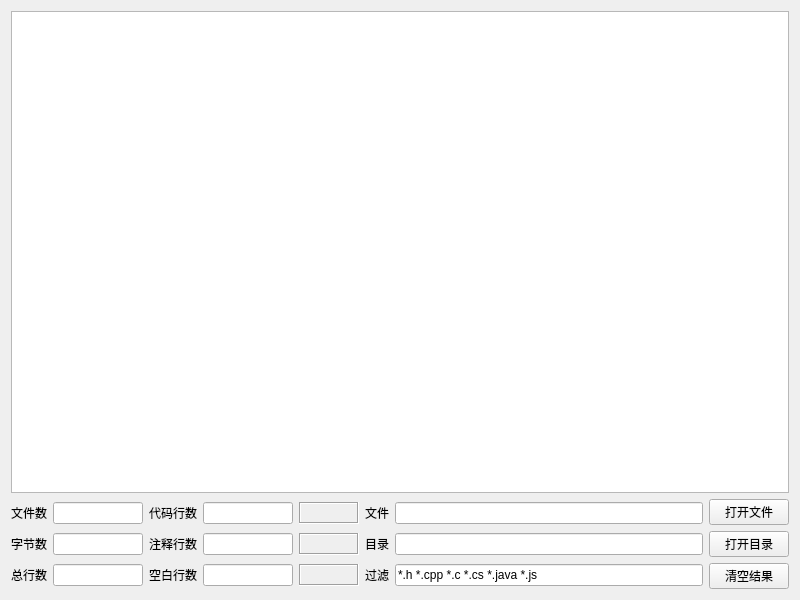
<?xml version="1.0" encoding="UTF-8"?>
<ui version="4.0">
 <class>frmCodeCount</class>
 <widget class="QWidget" name="frmCodeCount">
  <property name="geometry">
   <rect>
    <x>0</x>
    <y>0</y>
    <width>800</width>
    <height>600</height>
   </rect>
  </property>
  <layout class="QVBoxLayout" name="verticalLayout_2">
   <item>
    <widget class="QTableWidget" name="tableWidget"/>
   </item>
   <item>
    <widget class="QWidget" name="widget" native="true">
     <layout class="QGridLayout" name="gridLayout_2">
      <property name="leftMargin">
       <number>0</number>
      </property>
      <property name="topMargin">
       <number>0</number>
      </property>
      <property name="rightMargin">
       <number>0</number>
      </property>
      <property name="bottomMargin">
       <number>0</number>
      </property>
      <item row="0" column="0" rowspan="3">
       <layout class="QGridLayout" name="gridLayout">
        <item row="0" column="3">
         <widget class="QLineEdit" name="txtCode">
          <property name="minimumSize">
           <size>
            <width>90</width>
            <height>0</height>
           </size>
          </property>
          <property name="maximumSize">
           <size>
            <width>80</width>
            <height>16777215</height>
           </size>
          </property>
          <property name="alignment">
           <set>Qt::AlignCenter</set>
          </property>
          <property name="readOnly">
           <bool>true</bool>
          </property>
         </widget>
        </item>
        <item row="2" column="1">
         <widget class="QLineEdit" name="txtRow">
          <property name="sizePolicy">
           <sizepolicy hsizetype="Ignored" vsizetype="Fixed">
            <horstretch>0</horstretch>
            <verstretch>0</verstretch>
           </sizepolicy>
          </property>
          <property name="minimumSize">
           <size>
            <width>90</width>
            <height>0</height>
           </size>
          </property>
          <property name="alignment">
           <set>Qt::AlignCenter</set>
          </property>
          <property name="readOnly">
           <bool>true</bool>
          </property>
         </widget>
        </item>
        <item row="1" column="3">
         <widget class="QLineEdit" name="txtNote">
          <property name="sizePolicy">
           <sizepolicy hsizetype="Ignored" vsizetype="Fixed">
            <horstretch>0</horstretch>
            <verstretch>0</verstretch>
           </sizepolicy>
          </property>
          <property name="minimumSize">
           <size>
            <width>90</width>
            <height>0</height>
           </size>
          </property>
          <property name="alignment">
           <set>Qt::AlignCenter</set>
          </property>
          <property name="readOnly">
           <bool>true</bool>
          </property>
         </widget>
        </item>
        <item row="2" column="3">
         <widget class="QLineEdit" name="txtBlank">
          <property name="sizePolicy">
           <sizepolicy hsizetype="Ignored" vsizetype="Fixed">
            <horstretch>0</horstretch>
            <verstretch>0</verstretch>
           </sizepolicy>
          </property>
          <property name="minimumSize">
           <size>
            <width>90</width>
            <height>0</height>
           </size>
          </property>
          <property name="alignment">
           <set>Qt::AlignCenter</set>
          </property>
          <property name="readOnly">
           <bool>true</bool>
          </property>
         </widget>
        </item>
        <item row="0" column="1">
         <widget class="QLineEdit" name="txtCount">
          <property name="minimumSize">
           <size>
            <width>90</width>
            <height>0</height>
           </size>
          </property>
          <property name="maximumSize">
           <size>
            <width>80</width>
            <height>16777215</height>
           </size>
          </property>
          <property name="alignment">
           <set>Qt::AlignCenter</set>
          </property>
          <property name="readOnly">
           <bool>true</bool>
          </property>
         </widget>
        </item>
        <item row="0" column="4">
         <widget class="QLabel" name="labPercentCode">
          <property name="minimumSize">
           <size>
            <width>60</width>
            <height>0</height>
           </size>
          </property>
          <property name="frameShape">
           <enum>QFrame::Box</enum>
          </property>
          <property name="frameShadow">
           <enum>QFrame::Sunken</enum>
          </property>
          <property name="text">
           <string/>
          </property>
          <property name="alignment">
           <set>Qt::AlignCenter</set>
          </property>
         </widget>
        </item>
        <item row="2" column="2">
         <widget class="QLabel" name="labBlank">
          <property name="text">
           <string>空白行数</string>
          </property>
         </widget>
        </item>
        <item row="1" column="1">
         <widget class="QLineEdit" name="txtSize">
          <property name="sizePolicy">
           <sizepolicy hsizetype="Ignored" vsizetype="Fixed">
            <horstretch>0</horstretch>
            <verstretch>0</verstretch>
           </sizepolicy>
          </property>
          <property name="minimumSize">
           <size>
            <width>90</width>
            <height>0</height>
           </size>
          </property>
          <property name="alignment">
           <set>Qt::AlignCenter</set>
          </property>
          <property name="readOnly">
           <bool>true</bool>
          </property>
         </widget>
        </item>
        <item row="2" column="5">
         <widget class="QLabel" name="labFilter">
          <property name="text">
           <string>过滤</string>
          </property>
         </widget>
        </item>
        <item row="0" column="5">
         <widget class="QLabel" name="labFile">
          <property name="text">
           <string>文件</string>
          </property>
         </widget>
        </item>
        <item row="1" column="6">
         <widget class="QLineEdit" name="txtPath">
          <property name="readOnly">
           <bool>true</bool>
          </property>
         </widget>
        </item>
        <item row="0" column="6">
         <widget class="QLineEdit" name="txtFile">
          <property name="readOnly">
           <bool>true</bool>
          </property>
         </widget>
        </item>
        <item row="1" column="5">
         <widget class="QLabel" name="labPath">
          <property name="text">
           <string>目录</string>
          </property>
         </widget>
        </item>
        <item row="2" column="6">
         <widget class="QLineEdit" name="txtFilter">
          <property name="text">
           <string>*.h *.cpp *.c *.cs *.java *.js</string>
          </property>
         </widget>
        </item>
        <item row="1" column="4">
         <widget class="QLabel" name="labPercentNote">
          <property name="frameShape">
           <enum>QFrame::Box</enum>
          </property>
          <property name="frameShadow">
           <enum>QFrame::Sunken</enum>
          </property>
          <property name="text">
           <string/>
          </property>
          <property name="alignment">
           <set>Qt::AlignCenter</set>
          </property>
         </widget>
        </item>
        <item row="2" column="4">
         <widget class="QLabel" name="labPercentBlank">
          <property name="frameShape">
           <enum>QFrame::Box</enum>
          </property>
          <property name="frameShadow">
           <enum>QFrame::Sunken</enum>
          </property>
          <property name="text">
           <string/>
          </property>
          <property name="alignment">
           <set>Qt::AlignCenter</set>
          </property>
         </widget>
        </item>
        <item row="0" column="0">
         <widget class="QLabel" name="labCount">
          <property name="text">
           <string>文件数</string>
          </property>
         </widget>
        </item>
        <item row="0" column="2">
         <widget class="QLabel" name="labCode">
          <property name="text">
           <string>代码行数</string>
          </property>
         </widget>
        </item>
        <item row="1" column="2">
         <widget class="QLabel" name="labNote">
          <property name="text">
           <string>注释行数</string>
          </property>
         </widget>
        </item>
        <item row="1" column="0">
         <widget class="QLabel" name="labSize">
          <property name="text">
           <string>字节数</string>
          </property>
         </widget>
        </item>
        <item row="2" column="0">
         <widget class="QLabel" name="labRow">
          <property name="text">
           <string>总行数</string>
          </property>
         </widget>
        </item>
       </layout>
      </item>
      <item row="0" column="1">
       <widget class="QPushButton" name="btnOpenFile">
        <property name="text">
         <string>打开文件</string>
        </property>
       </widget>
      </item>
      <item row="1" column="1">
       <widget class="QPushButton" name="btnOpenPath">
        <property name="text">
         <string>打开目录</string>
        </property>
       </widget>
      </item>
      <item row="2" column="1">
       <widget class="QPushButton" name="btnClear">
        <property name="text">
         <string>清空结果</string>
        </property>
       </widget>
      </item>
     </layout>
    </widget>
   </item>
  </layout>
  <action name="actionOpen">
   <property name="icon">
    <iconset>
     <normaloff>:/images/toolbar/ic_files.png</normaloff>:/images/toolbar/ic_files.png</iconset>
   </property>
   <property name="text">
    <string>选择文件</string>
   </property>
   <property name="shortcut">
    <string>Ctrl+O</string>
   </property>
  </action>
  <action name="actionOpenDir">
   <property name="icon">
    <iconset>
     <normaloff>:/images/toolbar/ic_folder.png</normaloff>:/images/toolbar/ic_folder.png</iconset>
   </property>
   <property name="text">
    <string>选择目录</string>
   </property>
   <property name="shortcut">
    <string>Ctrl+Shift+O</string>
   </property>
  </action>
  <action name="actionAbout">
   <property name="icon">
    <iconset>
     <normaloff>:/images/toolbar/ic_about.png</normaloff>:/images/toolbar/ic_about.png</iconset>
   </property>
   <property name="text">
    <string>关于</string>
   </property>
  </action>
  <action name="actionClearModel">
   <property name="icon">
    <iconset>
     <normaloff>:/images/toolbar/ic_clean.png</normaloff>:/images/toolbar/ic_clean.png</iconset>
   </property>
   <property name="text">
    <string>清空列表</string>
   </property>
  </action>
  <action name="actionClearModelLine">
   <property name="icon">
    <iconset>
     <normaloff>:/images/toolbar/ic_delete.png</normaloff>:/images/toolbar/ic_delete.png</iconset>
   </property>
   <property name="text">
    <string>删除选中行</string>
   </property>
  </action>
  <action name="actionChinese">
   <property name="checkable">
    <bool>true</bool>
   </property>
   <property name="checked">
    <bool>true</bool>
   </property>
   <property name="text">
    <string>中文</string>
   </property>
  </action>
  <action name="actionEnglish">
   <property name="checkable">
    <bool>true</bool>
   </property>
   <property name="text">
    <string>English</string>
   </property>
  </action>
  <action name="actionUTF8">
   <property name="checkable">
    <bool>true</bool>
   </property>
   <property name="checked">
    <bool>true</bool>
   </property>
   <property name="text">
    <string>UTF8</string>
   </property>
  </action>
  <action name="actionGB18030">
   <property name="checkable">
    <bool>true</bool>
   </property>
   <property name="text">
    <string>GB18030</string>
   </property>
  </action>
  <action name="actionQuit">
   <property name="text">
    <string>退出</string>
   </property>
   <property name="shortcut">
    <string>Ctrl+Q</string>
   </property>
  </action>
 </widget>
 <layoutdefault spacing="6" margin="11"/>
 <tabstops>
  <tabstop>btnOpenFile</tabstop>
  <tabstop>btnOpenPath</tabstop>
  <tabstop>btnClear</tabstop>
  <tabstop>tableWidget</tabstop>
  <tabstop>txtCount</tabstop>
  <tabstop>txtSize</tabstop>
  <tabstop>txtRow</tabstop>
  <tabstop>txtCode</tabstop>
  <tabstop>txtNote</tabstop>
  <tabstop>txtBlank</tabstop>
  <tabstop>txtFile</tabstop>
  <tabstop>txtPath</tabstop>
  <tabstop>txtFilter</tabstop>
 </tabstops>
 <resources/>
 <connections/>
</ui>
